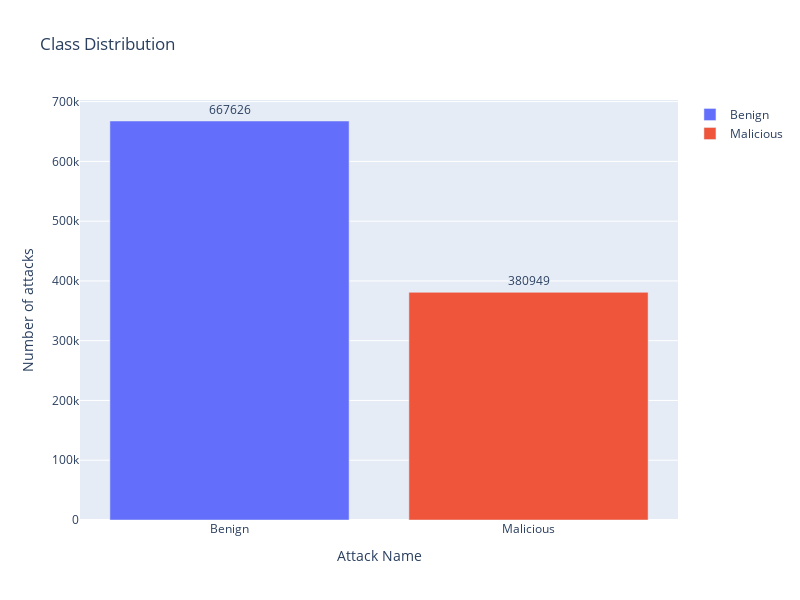

The notebook cell saved with this chart:
### Code cell
fig = go.Figure(data=[
    go.Bar(name='Benign', 
           y=df["Label"].value_counts().values[0:1],
           x=['Benign'],
           text = df["Label"].value_counts()[0:1],
           orientation='v',
           textposition='outside',),
    go.Bar(name='Malicious', 
           y=df["Label"].value_counts().values[1:2],
           x=['Malicious'],
           text = df["Label"].value_counts()[1:2],
           orientation='v',
           textposition='outside',)
])
# Change the bar mode
fig.update_layout(
                  width=800,
                  height=600,
                  title=f'Class Distribution',
                  yaxis_title='Number of attacks',
                  xaxis_title='Attack Name',)
iplot(fig)

### Figure 1 — Plotly figure (JSON) as saved in the notebook; plotly's stock layout.template omitted (floating-point values rounded to 4 significant figures)
{"data": [{"name": "Benign", "orientation": "v", "text": [667626], "textposition": "outside", "type": "bar", "x": ["Benign"], "y": [667626]}, {"name": "Malicious", "orientation": "v", "text": [380949], "textposition": "outside", "type": "bar", "x": ["Malicious"], "y": [380949]}], "layout": {"height": 600, "title": {"text": "Class Distribution"}, "width": 800, "xaxis": {"title": {"text": "Attack Name"}}, "yaxis": {"title": {"text": "Number of attacks"}}}}
